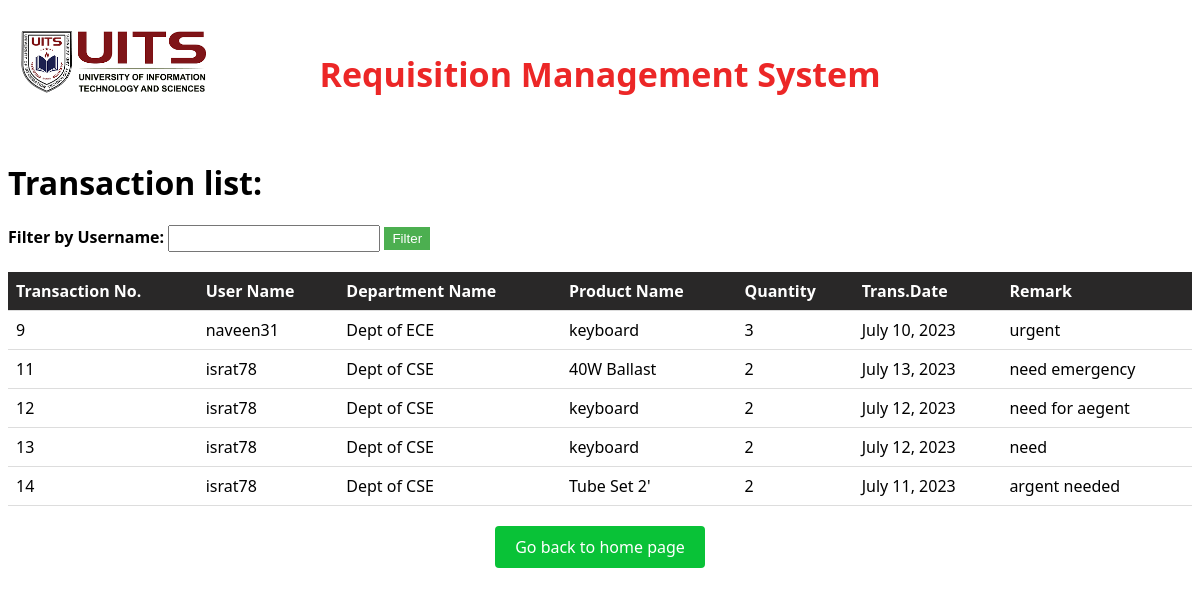
Screenshot of /homepage/issue/list/ with the database file from the repository.
### apps/models.py (models this page shows, shortened)
class Issue(models.Model):
    user_name = models.CharField(max_length=100)
    department_name = models.CharField(max_length=100)
    issue_no = models.AutoField(primary_key=True)
    product_name = models.CharField(max_length=100)
    trans_date=models.DateField(default=datetime.today())
    quantity = models.IntegerField()
    status=models.CharField(max_length=100,default='Initialise')
    remark = models.TextField()

### apps/views.py (the view)
# urls.py: path('homepage/issue/list/', views.issue_list, name='issue_list'),
def issue_list(request):
    username_filter = request.GET.get('username')
    if username_filter:
        issues = Issue.objects.filter(user_name=username_filter)
    else:
        issues = Issue.objects.filter(status="Accepted")
    return render(request, 'issue_list.html', {'issues': issues})

### apps/templates/issue_list.html (shortened to what this page needs)
<!DOCTYPE html>
<html>
<head>
</head>
<body>
    <div class="banner">
        <h1>Requisition Management System</h1>
        <div class="logo">
            <img src="/static/images/logo.png" alt="Logo">
        </div>
    </div>
    <h1>Transaction list:</h1>
    <form class="filter-form" method="get">
        <label for="username-filter">Filter by Username:</label>
        <input type="text" id="username-filter" name="username">
        <input type="submit" value="Filter">
    </form>
    {% if issues %}
        <table>
            <thead>
                <tr>
                    <th>Transaction No.</th>
                    <th>User Name</th>
                    <th>Department Name</th>
                    <th>Product Name</th>
                    <th>Quantity</th>
                    <th>Trans.Date</th>
                    <th>Remark</th>
                </tr>
            </thead>
            <tbody>
                {% for issue in issues %}
                    <tr>
                        <td>{{ issue.issue_no }}</td>
                        <td>{{ issue.user_name }}</td>
                        <td>{{ issue.department_name }}</td>
                        <td>{{ issue.product_name }}</td>
                        <td>{{ issue.quantity }}</td>
                        <td>{{ issue.trans_date }}</td>
                        <td>{{ issue.remark }}</td>
                    </tr>
                {% empty %}
                    <tr>
                        <td colspan="7">No issues found.</td>
                    </tr>
                {% endfor %}
            </tbody>
        </table>
    {% else %}
        <p class="empty-message">No Transactions found.</p>
    {% endif %}
     <div class="back-button-container">
        <a href="{% url 'home_page' %}" class="back-button">Go back to home page</a>
    </div>
</body>
</html>

### apps/templates/issue_list.html (style rules this page uses)
body { font-family: 'Segoe UI', Tahoma, Geneva, Verdana, sans-serif; }
table { border-collapse: collapse; width: 100%; }
th, td { padding: 8px; text-align: left; border-bottom: 1px solid #ddd; }
th { background-color: #292828; color:white; }
.banner { background-color: white; padding: 20px; text-align: center; }
.banner h1 { color: #ec2727; font-size: 34px; }
.banner .logo img { width: 190px; height: auto; margin-top: 20px; }
.logo { position: absolute; top: 10px; left: 20px; }
.filter-form { margin-bottom: 20px; }
.filter-form label { font-weight: bold; }
.filter-form input[type="text"] { padding: 4px; width: 200px; }
.filter-form input[type="submit"] { padding: 4px 8px; background-color: #4CAF50; color: white; border: none; cursor: pointer; }
.back-button-container { margin-top: 20px; text-align: center; }
.back-button { display: inline-block; padding: 10px 20px; background-color: #09c237; color: #fff; border: none; border-radius: 4px; text-decoration: none; cursor: pointer; }

### rows the page displays
Issue: issue_no "9", user_name "naveen31", department_name "Dept of ECE", product_name "keyboard", quantity "3", trans_date "July 10, 2023", remark "urgent"
Issue: issue_no "11", user_name "israt78", department_name "Dept of CSE", product_name "40W Ballast", quantity "2", trans_date "July 13, 2023", remark "need emergency"
Issue: issue_no "12", user_name "israt78", department_name "Dept of CSE", product_name "keyboard", quantity "2", trans_date "July 12, 2023", remark "need for aegent"
Issue: issue_no "13", user_name "israt78", department_name "Dept of CSE", product_name "keyboard", quantity "2", trans_date "July 12, 2023", remark "need"
Issue: issue_no "14", user_name "israt78", department_name "Dept of CSE", product_name "Tube Set 2'", quantity "2", trans_date "July 11, 2023", remark "argent needed"
